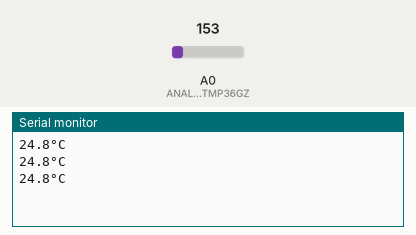
Simulated run of this sketch. Board: Arduino Uno, built with avr-gcc and run on an emulated ATmega328P. Parts: the last lines printed to the serial monitor. The test bench sets the inputs (shaded band); at power-on: A0 (ANALOG_PIN_TMP36GZ) = 153.

Above: at 1.3 s.
1.4 s: A0 (ANALOG_PIN_TMP36GZ) set to 165
At 1.9 s:
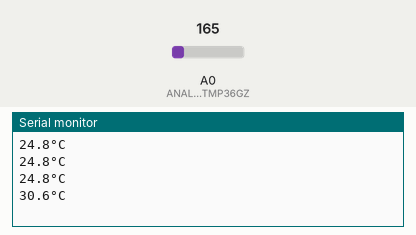
2.9 s: A0 (ANALOG_PIN_TMP36GZ) set to 175
At 3.4 s:
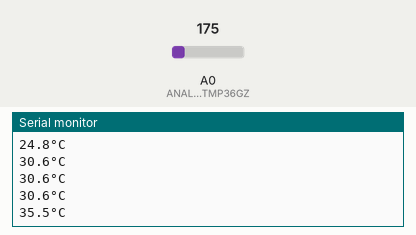
Timing chart, 0 to 5.9 s (numbered marks = the images above; inputs shaded):
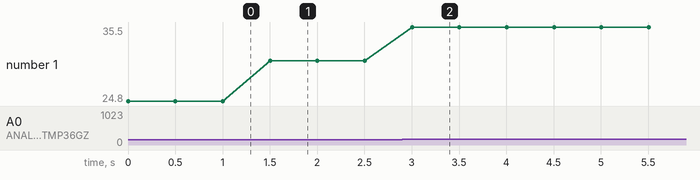

The sketch:

tmp36.ino
```cpp
/**
 * USE TMP36GZ
 */
const int ANALOG_PIN_TMP36GZ = 0;

void setup() {
  Serial.begin(9600);
}

void loop() {
  float input_TMP36GZ = (float)analogRead(ANALOG_PIN_TMP36GZ);
  float mv = input_TMP36GZ * 5.0 / 1023.0;
  float c = mv * 100 - 50;
  String Celsius = String(c, 1);
  Serial.println(Celsius + "°C");
  delay(500);
}
```

Measured:
- after the input at 1.4 s, the serial monitor: prints a new line after 0.10 s (image 1)
- after the input at 2.9 s, the serial monitor: prints a new line after 0.10 s (image 2)
- plotted number 1: 24.8 → 30.6 after the input at 1.4 s, 30.6 → 35.5 after the input at 2.9 s
